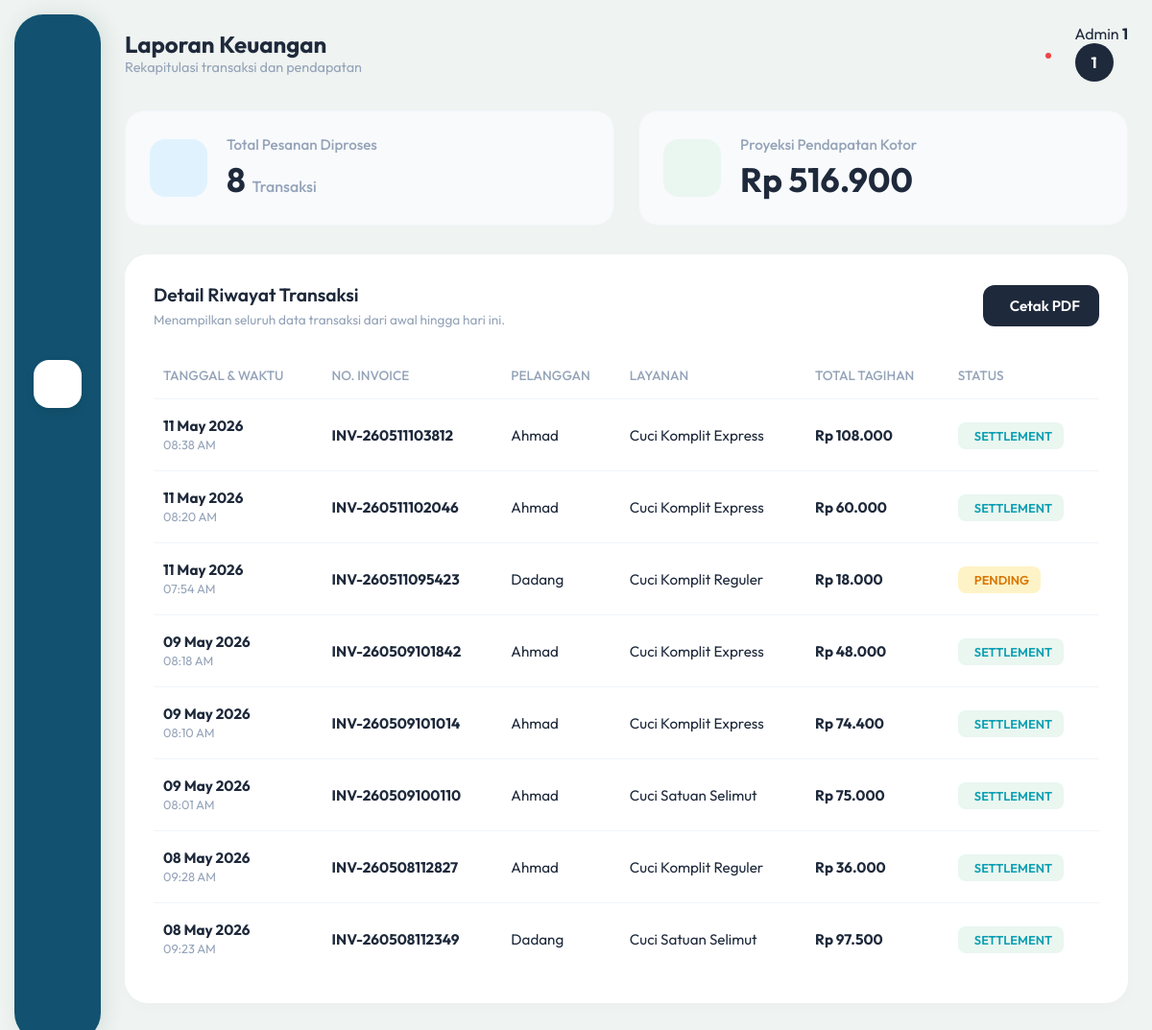
Page /admin/laporan.php (signed in) on the committed database.
### tables this page shows
CREATE TABLE `transaksi` (
  `id_transaksi` int(11) NOT NULL,
  `id_pelanggan` int(11) NOT NULL,
  `id_layanan` int(11) NOT NULL,
  `no_invoice` varchar(50) NOT NULL,
  `berat` decimal(5,2) NOT NULL COMMENT 'Total berat dalam Kg',
  `total_harga` decimal(12,2) NOT NULL,
  `status_pembayaran` enum('pending','settlement','expire','cancel') DEFAULT 'pending' COMMENT 'Status respon dari Payment Gateway',
  `url_pembayaran` varchar(255) DEFAULT NULL COMMENT 'Tautan invoice pembayaran online',
  `tanggal_transaksi` timestamp NOT NULL DEFAULT current_timestamp()
);

CREATE TABLE `pelanggan` (
  `id_pelanggan` int(11) NOT NULL,
  `id_user` int(11) NOT NULL,
  `nama_lengkap` varchar(100) NOT NULL,
  `no_telp` varchar(15) NOT NULL,
  `alamat` text DEFAULT NULL,
  `created_at` timestamp NOT NULL DEFAULT current_timestamp()
);

CREATE TABLE `layanan` (
  `id_layanan` int(11) NOT NULL,
  `nama_layanan` varchar(100) NOT NULL,
  `jenis_layanan` enum('reguler','express') NOT NULL,
  `harga` decimal(10,2) NOT NULL,
  `estimasi_waktu` int(11) NOT NULL COMMENT 'Estimasi selesai dalam hitungan jam',
  `created_at` timestamp NOT NULL DEFAULT current_timestamp()
);

### admin/laporan.php (the view, shortened to what this page needs)
<?php
require '../config/koneksi.php';
$query_pending = mysqli_query($conn, "SELECT COUNT(*) as total FROM transaksi WHERE status_pembayaran = 'pending'");
$data_pending = mysqli_fetch_assoc($query_pending);
$jumlah_pending = $data_pending['total'];
$query_pendapatan = mysqli_query($conn, "SELECT SUM(total_harga) as total_uang FROM transaksi WHERE status_pembayaran = 'settlement' OR status_pembayaran = 'pending'");
$data_pendapatan = mysqli_fetch_assoc($query_pendapatan);
$total_uang = $data_pendapatan['total_uang'] ? $data_pendapatan['total_uang'] : 0;
$query_total_trx = mysqli_query($conn, "SELECT COUNT(id_transaksi) as total_trx FROM transaksi");
$data_total_trx = mysqli_fetch_assoc($query_total_trx);
$total_trx = $data_total_trx['total_trx'];
$query_laporan = "SELECT t.*, p.nama_lengkap, l.nama_layanan
                  FROM transaksi t
                  JOIN pelanggan p ON t.id_pelanggan = p.id_pelanggan
                  JOIN layanan l ON t.id_layanan = l.id_layanan
                  ORDER BY t.tanggal_transaksi DESC";
$result_laporan = mysqli_query($conn, $query_laporan);
?>
<!DOCTYPE html>
<html lang="id">
<head>
</head>
<body>
    <aside class="sidebar gs-reveal">
        <nav class="nav-menu">
            <a href="dashboard.php" class="nav-link" title="Dashboard"><i class="ph-fill ph-squares-four"></i></a>
            <a href="data_pelanggan.php" class="nav-link" title="Pelanggan"><i class="ph-fill ph-users"></i></a>
            <a href="transaksi.php" class="nav-link" title="Kasir & Transaksi"><i class="ph-fill ph-wallet"></i></a>
            <a href="status_laundry.php" class="nav-link" title="Antrean"><i class="ph-fill ph-list-numbers"></i></a>
            <a href="laporan.php" class="nav-link active" title="Laporan"><i class="ph-fill ph-chart-line-up"></i></a>
        </nav>
        <a href="../logout.php" class="nav-link logout-btn" title="Keluar"><i class="ph-bold ph-sign-out"></i></a>
    </aside>
    <div class="main-wrapper">
        <header class="header gs-reveal">
            <div>
                <h1 style="font-size: 1.5rem; font-weight: 700;">Laporan Keuangan</h1>
                <p style="font-size: 0.9rem; color: var(--text-muted);">Rekapitulasi transaksi dan pendapatan</p>
            </div>
            <div class="header-actions">
                <div class="action-wrapper" title="<?php echo $jumlah_pending; ?> Pesanan Pending">
                    <?php if($jumlah_pending > 0): ?>
                        <span class="notif-dot"></span>
                    <?php endif; ?>
                </div>
                <div class="user-profile">
                    <span class="user-name">Admin <strong><?php echo $_SESSION['id_user']; ?></strong></span>
                    <div class="avatar"><?php echo strtoupper(substr($_SESSION['id_user'], 0, 1)); ?></div>
                </div>
            </div>
        </header>
        <div class="summary-grid gs-item">
            <div class="summary-box">
                <div class="icon" style="background: #e0f2fe; color: #0284c7;"><i class="ph-fill ph-receipt"></i></div>
                <div>
                    <h4>Total Pesanan Diproses</h4>
                    <h2><?php echo $total_trx; ?> <span style="font-size: 1rem; color: var(--text-muted); font-weight: 500;">Transaksi</span></h2>
                </div>
            </div>
            <div class="summary-box">
                <div class="icon" style="background: #eaf6f0; color: var(--accent-green);"><i class="ph-fill ph-coins"></i></div>
                <div>
                    <h4>Proyeksi Pendapatan Kotor</h4>
                    <h2>Rp <?php echo number_format($total_uang, 0, ',', '.'); ?></h2>
                </div>
            </div>
        </div>
        <div class="card gs-item">
            <div class="card-header">
                <div>
                    <h3 class="card-title">Detail Riwayat Transaksi</h3>
                    <p class="card-subtitle">Menampilkan seluruh data transaksi dari awal hingga hari ini.</p>
                </div>
                <button onclick="window.print()" class="btn-print">
                    <i class="ph-bold ph-printer"></i> Cetak PDF
                </button>
            </div>
            <div class="table-responsive">
                <table class="custom-table">
                    <thead>
                        <tr>
                            <th>TANGGAL & WAKTU</th>
                            <th>NO. INVOICE</th>
                            <th>PELANGGAN</th>
                            <th>LAYANAN</th>
                            <th>TOTAL TAGIHAN</th>
                            <th>STATUS</th>
                        </tr>
                    </thead>
                    <tbody>
                        <?php if(mysqli_num_rows($result_laporan) > 0): ?>
                            <?php while($row = mysqli_fetch_assoc($result_laporan)): ?>
                            <tr>
                                <td>
                                    <strong style="display:block; color: var(--text-dark);"><?php echo date('d M Y', strtotime($row['tanggal_transaksi'])); ?></strong>
                                    <span style="font-size: 0.8rem; color: var(--text-muted);"><?php echo date('H:i A', strtotime($row['tanggal_transaksi'])); ?></span>
                                </td>
                                <td><strong style="color: var(--text-dark);"><?php echo $row['no_invoice']; ?></strong></td>
                                <td><?php echo htmlspecialchars($row['nama_lengkap']); ?></td>
                                <td><?php echo htmlspecialchars($row['nama_layanan']); ?></td>
                                <td><strong>Rp <?php echo number_format($row['total_harga'],0,',','.'); ?></strong></td>
                                <td>
                                    <span class="status-badge status-<?php echo strtolower($row['status_pembayaran']); ?>">
                                        <?php echo strtoupper($row['status_pembayaran']); ?>
                                    </span>
                                </td>
                            </tr>
                            <?php endwhile; ?>
                        <?php endif; ?>
                    </tbody>
                </table>
            </div>
        </div>
    </div>
</body>
</html>

### admin/laporan.php (style rules this page uses)
:root { --bg-body: #eff3f1; --bg-card: #ffffff; --sidebar-color: #125270; --accent-green: #0b9fb3; --text-dark: #1e293b; --text-muted: #94a3b8; --border-light: #f1f5f9; --danger-red: #ef4444; }
* { margin: 0; padding: 0; box-sizing: border-box; font-family: 'Outfit', sans-serif; }
body { background-color: var(--bg-body); color: var(--text-dark); padding: 15px 25px 30px 130px; }
.sidebar { position: fixed; top: 15px; bottom: 15px; left: 15px; width: 90px; background-color: var(--sidebar-color); border-radius: 30px; display: flex; flex-direction: column; align-items: center; padding: 30px 0; box-shadow: 4px 0 20px rgba(66, 120, 102, 0.15); z-index: 100; }
.nav-menu { display: flex; flex-direction: column; gap: 20px; width: 100%; align-items: center; }
.nav-link { width: 50px; height: 50px; display: flex; justify-content: center; align-items: center; border-radius: 16px; color: rgba(255,255,255,0.7); font-size: 1.4rem; text-decoration: none; transition: 0.3s; }
.nav-link.active { background-color: white; color: var(--sidebar-color); box-shadow: 0 4px 10px rgba(0,0,0,0.1); }
.logout-btn { margin-top: auto; color: #ff8b8b; }
.main-wrapper { display: flex; flex-direction: column; max-width: 1200px; margin: 0 auto; }
.header { display: flex; justify-content: space-between; align-items: center; margin-bottom: 30px; padding-top: 10px; }
.header-actions { display: flex; align-items: center; gap: 25px; }
.action-wrapper { position: relative; display: flex; align-items: center; justify-content: center; }
.notif-dot { position: absolute; top: -2px; right: -2px; width: 10px; height: 10px; background-color: var(--danger-red); border-radius: 50%; border: 2px solid var(--bg-body); animation: pulse-red 2s infinite; }
.avatar { width: 40px; height: 40px; border-radius: 50%; background-color: var(--text-dark); color: white; display: flex; justify-content: center; align-items: center; font-weight: bold; }
.card { background-color: var(--bg-card); border-radius: 24px; padding: 30px; box-shadow: 0 4px 15px rgba(0, 0, 0, 0.02); margin-bottom: 25px; }
.card-header { margin-bottom: 25px; display: flex; justify-content: space-between; align-items: center; }
.card-title { font-size: 1.2rem; font-weight: 600; color: var(--text-dark); display: flex; align-items: center; gap: 10px; }
.card-subtitle { font-size: 0.85rem; color: var(--text-muted); margin-top: 5px; }
.summary-grid { display: grid; grid-template-columns: repeat(2, 1fr); gap: 25px; margin-bottom: 30px; }
.summary-box { background: #f8fafc; padding: 25px; border-radius: 20px; border: 1px solid var(--border-light); display: flex; align-items: center; gap: 20px; }
.summary-box .icon { width: 60px; height: 60px; border-radius: 16px; display: flex; justify-content: center; align-items: center; font-size: 2rem; }
.summary-box h4 { font-size: 0.95rem; color: var(--text-muted); font-weight: 500; margin-bottom: 5px; }
.summary-box h2 { font-size: 2.2rem; color: var(--text-dark); font-weight: 700; }
.table-responsive { overflow-x: auto; }
.custom-table { width: 100%; border-collapse: collapse; }
.custom-table th { text-align: left; padding: 15px 10px; color: var(--text-muted); font-weight: 500; font-size: 0.85rem; border-bottom: 1px solid var(--border-light); }
.custom-table td { padding: 18px 10px; border-bottom: 1px solid var(--border-light); font-size: 0.95rem; color: var(--text-dark); vertical-align: middle; }
.custom-table tr:last-child td { border-bottom: none; }
.status-badge { padding: 6px 12px; border-radius: 8px; font-size: 0.8rem; font-weight: 600; display: inline-flex; align-items: center; gap: 5px; }
.status-pending { background-color: #fef3c7; color: #d97706; }
.status-settlement { background-color: #eaf6f0; color: var(--accent-green); }
.btn-print { padding: 12px 20px; background-color: var(--text-dark); color: white; border: none; border-radius: 12px; cursor: pointer; font-size: 0.95rem; font-weight: 600; transition: 0.3s; display: flex; align-items: center; gap: 8px; }

### rows in the picture
transaksi: tanggal_transaksi "11 May 2026", tanggal_transaksi "08:38 AM", no_invoice "INV-260511103812", id_pelanggan.nama_lengkap "Ahmad", id_layanan.nama_layanan "Cuci Komplit Express", total_harga "108.000", status_pembayaran "SETTLEMENT"
transaksi: tanggal_transaksi "11 May 2026", tanggal_transaksi "08:20 AM", no_invoice "INV-260511102046", id_pelanggan.nama_lengkap "Ahmad", id_layanan.nama_layanan "Cuci Komplit Express", total_harga "60.000", status_pembayaran "SETTLEMENT"
transaksi: tanggal_transaksi "11 May 2026", tanggal_transaksi "07:54 AM", no_invoice "INV-260511095423", id_pelanggan.nama_lengkap "Dadang", id_layanan.nama_layanan "Cuci Komplit Reguler", total_harga "18.000", status_pembayaran "PENDING"
transaksi: tanggal_transaksi "09 May 2026", tanggal_transaksi "08:18 AM", no_invoice "INV-260509101842", id_pelanggan.nama_lengkap "Ahmad", id_layanan.nama_layanan "Cuci Komplit Express", total_harga "48.000", status_pembayaran "SETTLEMENT"
transaksi: tanggal_transaksi "09 May 2026", tanggal_transaksi "08:10 AM", no_invoice "INV-260509101014", id_pelanggan.nama_lengkap "Ahmad", id_layanan.nama_layanan "Cuci Komplit Express", total_harga "74.400", status_pembayaran "SETTLEMENT"
transaksi: tanggal_transaksi "09 May 2026", tanggal_transaksi "08:01 AM", no_invoice "INV-260509100110", id_pelanggan.nama_lengkap "Ahmad", id_layanan.nama_layanan "Cuci Satuan Selimut", total_harga "75.000", status_pembayaran "SETTLEMENT"
transaksi: tanggal_transaksi "08 May 2026", tanggal_transaksi "09:28 AM", no_invoice "INV-260508112827", id_pelanggan.nama_lengkap "Ahmad", id_layanan.nama_layanan "Cuci Komplit Reguler", total_harga "36.000", status_pembayaran "SETTLEMENT"
transaksi: tanggal_transaksi "08 May 2026", tanggal_transaksi "09:23 AM", no_invoice "INV-260508112349", id_pelanggan.nama_lengkap "Dadang", id_layanan.nama_layanan "Cuci Satuan Selimut", total_harga "97.500", status_pembayaran "SETTLEMENT"

### other values in the picture
$_SESSION['id_user'] "1"
substr($_SESSION['id_user'], 0, 1) "1"
$total_trx "8"
$total_uang "516.900"
